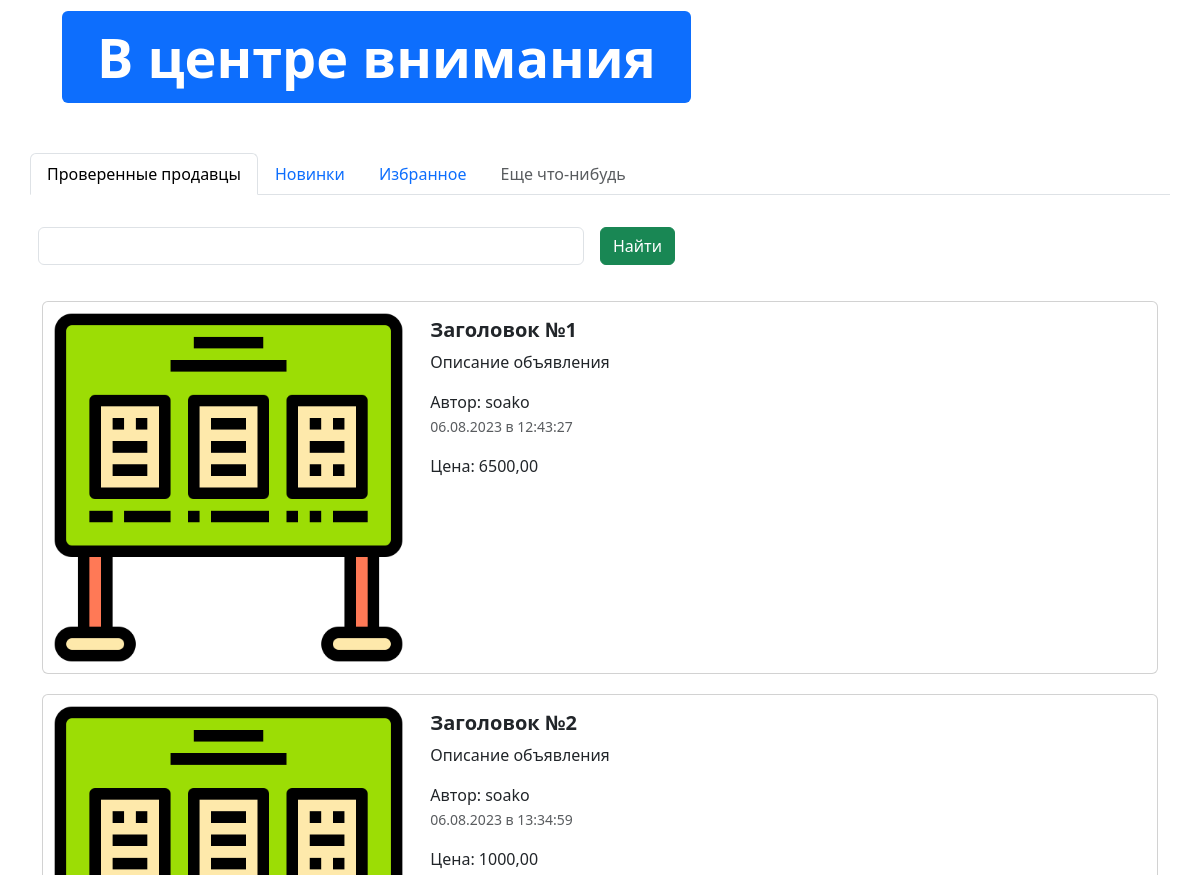
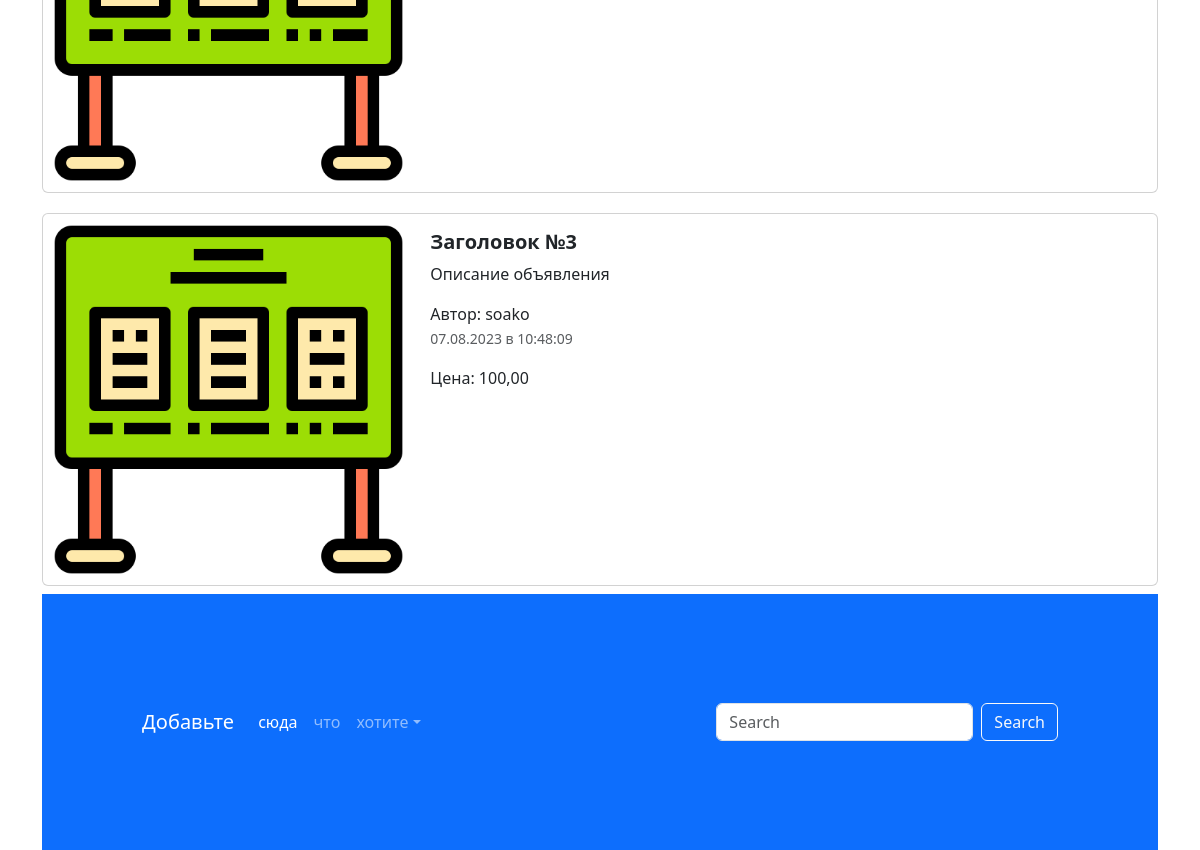
The app's page / (lower part), older data (2 pictures, top to bottom).
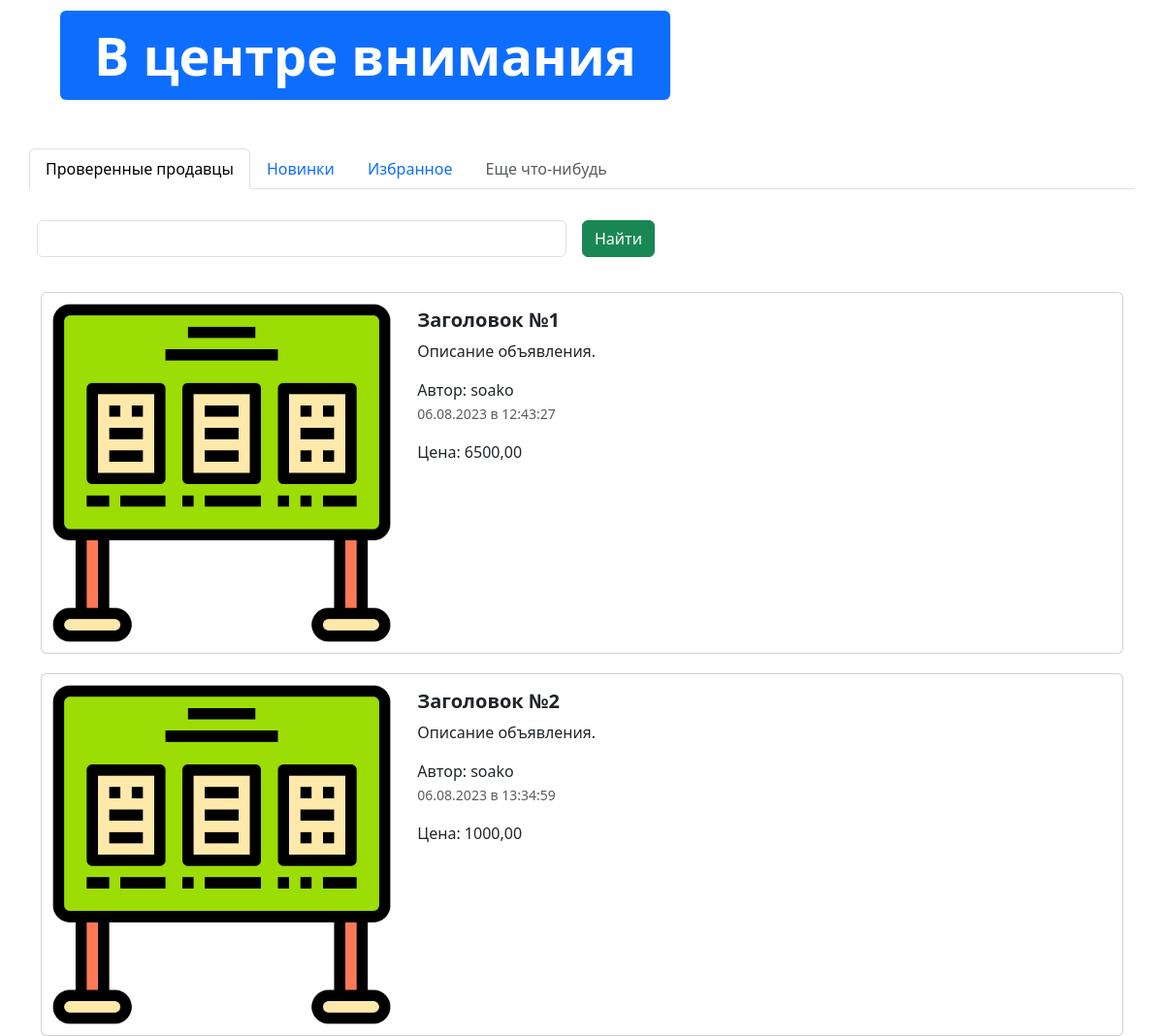
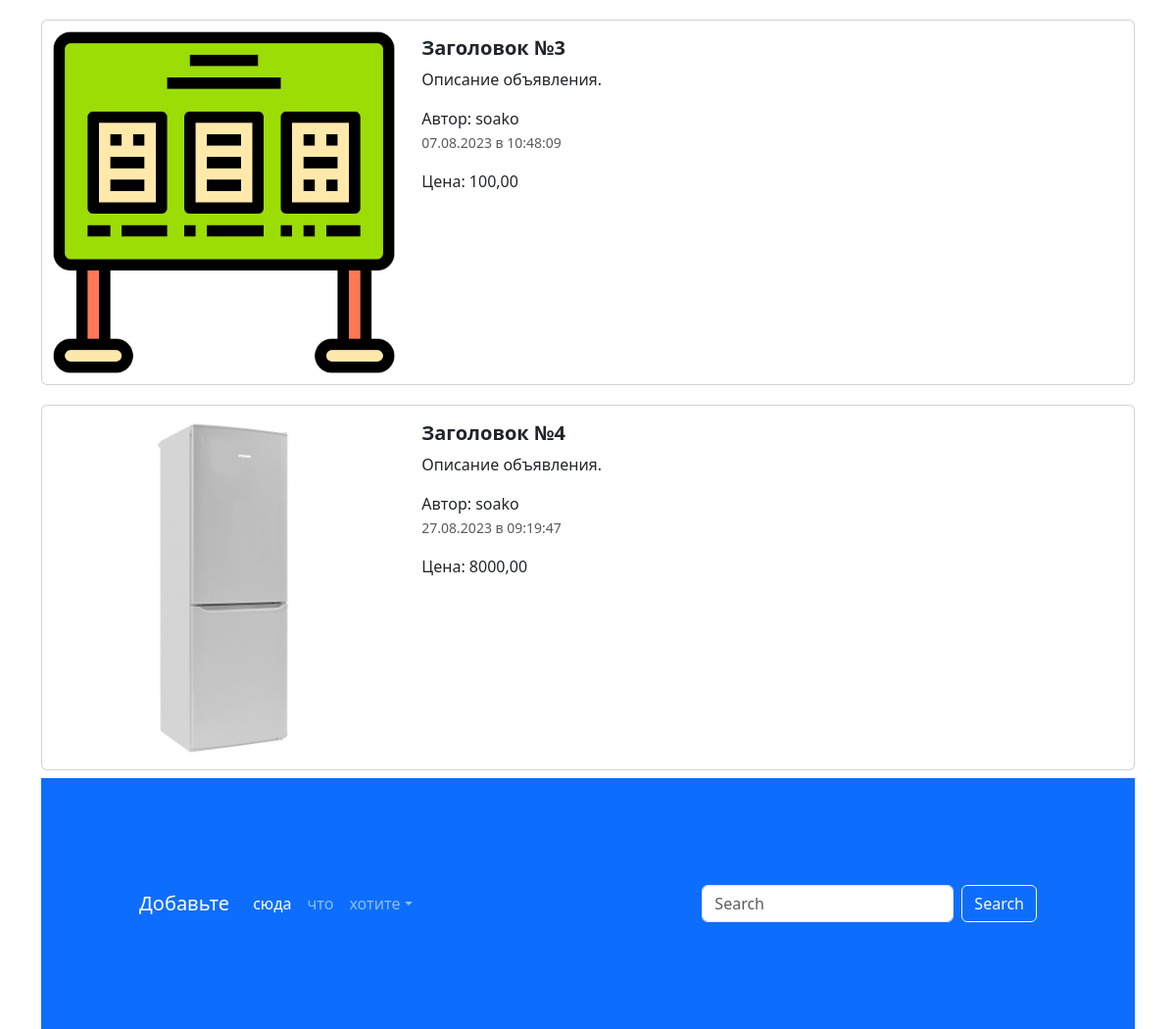
The same page, newer data (2 pictures, top to bottom).
### app_advertisment/models.py (models this page shows, shortened)
class Advertisment( models.Model ):
    title = models.CharField( 'Название', max_length = 100 )
    description = models.TextField( 'Описание' )
    price = models.DecimalField( 'Цена', max_digits = 10, decimal_places = 2 )
    auction = models.BooleanField( 'Торг', help_text = 'Отметьте, если торг уместен.' )
    created_at = models.DateTimeField( auto_now_add = True )
    updated_at = models.DateTimeField( auto_now_add = True )
    user = models.ForeignKey( User, verbose_name = 'Пользователь', on_delete = models.CASCADE )
    image = models.ImageField( 'Изображение', upload_to = 'advertisment/', null = True, blank = True )
    class Meta:
        db_table = 'advertisements'
    @admin.display( description = 'Дата создания' )
    def created_date( self ):
        if self.created_at.date( ) == timezone.now( ).date( ):
            created_time = self.created_at.time( ).strftime( '%H:%M:%S' )
            return format_html(
                '<span style = " color: green; font-weight: bold " > Сегодня в {} </span>', created_time
            )
        else:
            return self.created_at.strftime( '%d.%m.%Y в %H:%M:%S' )

### app_advertisment/views.py (the view)
# urls.py: path( '', index, name = 'main_page' ),
def index( request ):
    advertisments = Advertisment.objects.all( )
    context = { 'advertisments' : advertisments }
    return render( request, 'index.html', context )

### templates/index.html (shortened to what this page needs)
{% extends 'base.html' %}
{% load static %}
{% block content %}
<div class="container" style="margin: 50px;">
  <div class="display-2">
    <span class="badge bg-primary">В центре внимания</span>
  </div>
</div>
<div class="container">
  <div class="row">
    <ul class="nav nav-tabs bg-white">
      <li class="nav-item">
        <a class="nav-link active" aria-current="page" href="#">Проверенные продавцы</a>
      </li>
      <li class="nav-item">
        <a class="nav-link" href="#">Новинки</a>
      </li>
      <li class="nav-item">
        <a class="nav-link" href="#">Избранное</a>
      </li>
      <li class="nav-item">
        <a class="nav-link disabled" href="#" tabindex="-1" aria-disabled="true">Еще что-нибудь</a>
      </li>
    </ul>
    <form class="row g-3">
      <div class="col-auto w-50">
        <input type="text" class="form-control">
      </div>
      <div class="col-auto">
        <button type="submit" class="btn btn-success mb-3">Найти</button>
      </div>
    </form>
  </div>
  {% for adv in advertisments %}
  <div class="col">
    <div class="card mb-2" style="max-width: 1200px; margin-top: 20px;">
      <div class="row g-0">
        <div class="col-md-4">
          <a href="advertisement.html" class="nav-link">
            <img src="
            {% if adv.image %}
            {{ adv.image.url }}
            {% else %}
            {% static 'img/picture.png' %}
            {% endif %}"
            class="img-fluid rounded-start" alt="Card title">
          </a>
        </div>
        <div class="col-md-8">
          <div class="card-body">
            <h5 class="card-title">
              <a href="advertisement.html" class="nav-link"><strong>{{ adv.title }}</strong></a>
            </h5>
            <a href="advertisement.html" class="nav-link">
              <p class="card-text">
                {{ adv.description }}
              </p>
              <span>Автор: {{ adv.user }}</span>
              <p class="card-text"><small class="text-muted">{{ adv.created_date }}</small></p>
              <span> Цена: {{ adv.price }} </span>
            </a>
          </div>
        </div>
      </div>
    </div>
  {% endfor %}
<footer style="padding: 100px;" class="bg-primary">
  <nav class="navbar navbar-expand-sm navbar-dark">
    <a class="navbar-brand" href="#">Добавьте</a>
    <div class="collapse navbar-collapse" id="collapsibleNavId">
      <ul class="navbar-nav me-auto mt-2 mt-lg-0">
        <li class="nav-item">
          <a class="nav-link active" href="#" aria-current="page">сюда</a>
        </li>
        <li class="nav-item">
          <a class="nav-link" href="#">что</a>
        </li>
        <li class="nav-item dropdown">
          <a class="nav-link dropdown-toggle" href="#" id="dropdownId" data-bs-toggle="dropdown" aria-haspopup="true"
             aria-expanded="false">хотите</a>
        </li>
      </ul>
      <form class="d-flex my-2 my-lg-0">
        <input class="form-control me-sm-2" type="text" placeholder="Search">
        <button class="btn btn-outline-light my-2 my-sm-0" type="submit">Search</button>
      </form>
    </div>
  </nav>
</footer>
{% endblock %}

Row changes from the older to the newer data that the page shows:
changed Advertisment "Заголовок №1": description "Описание объявления" → "Описание объявления."
changed Advertisment "Заголовок №2": description "Описание объявления" → "Описание объявления."
changed Advertisment "Заголовок №3": description "Описание объявления" → "Описание объявления."
added Advertisment: image (picture), title "Заголовок №4", description "Описание объявления.", user "soako", created_date "27.08.2023 в 09:19:47", price "8000,00"
